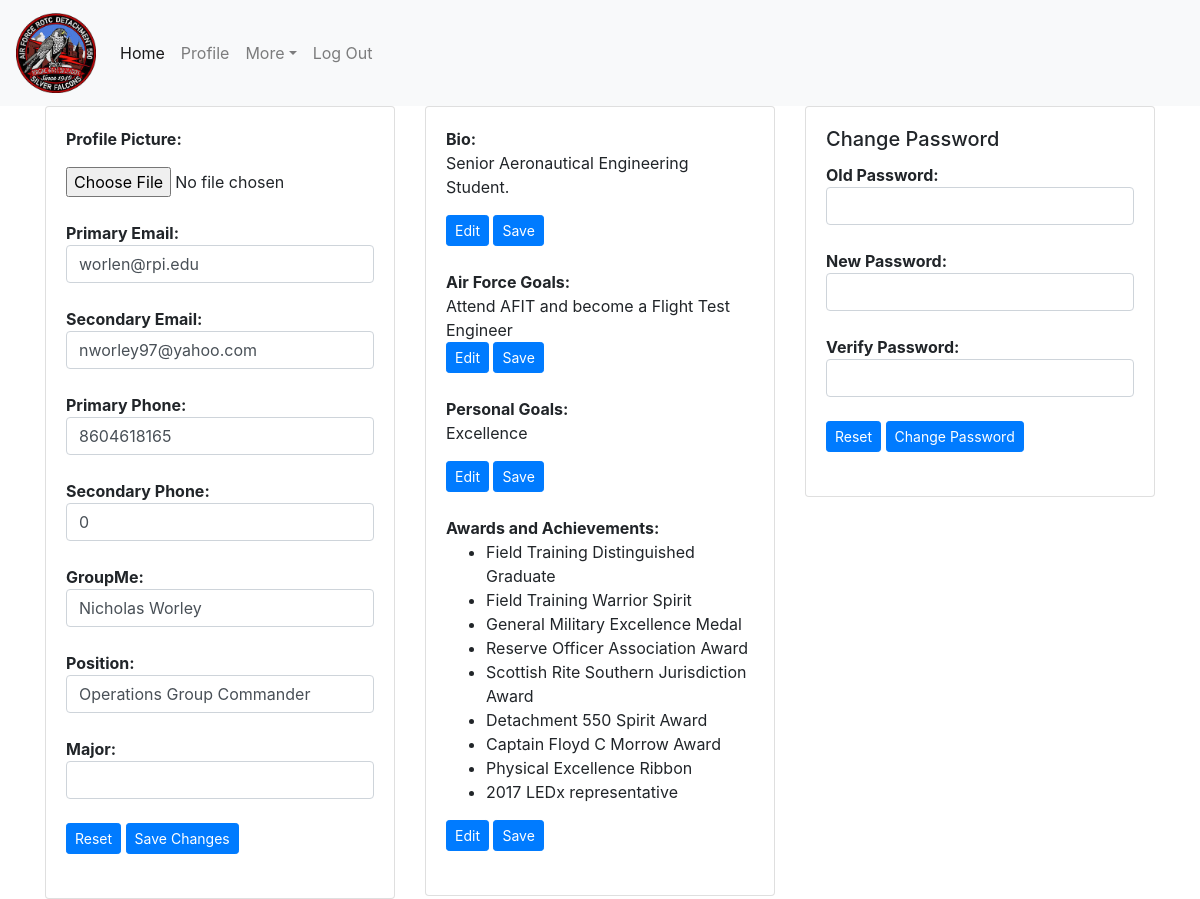
Before: /editprofile.php (signed in) with the older database file.
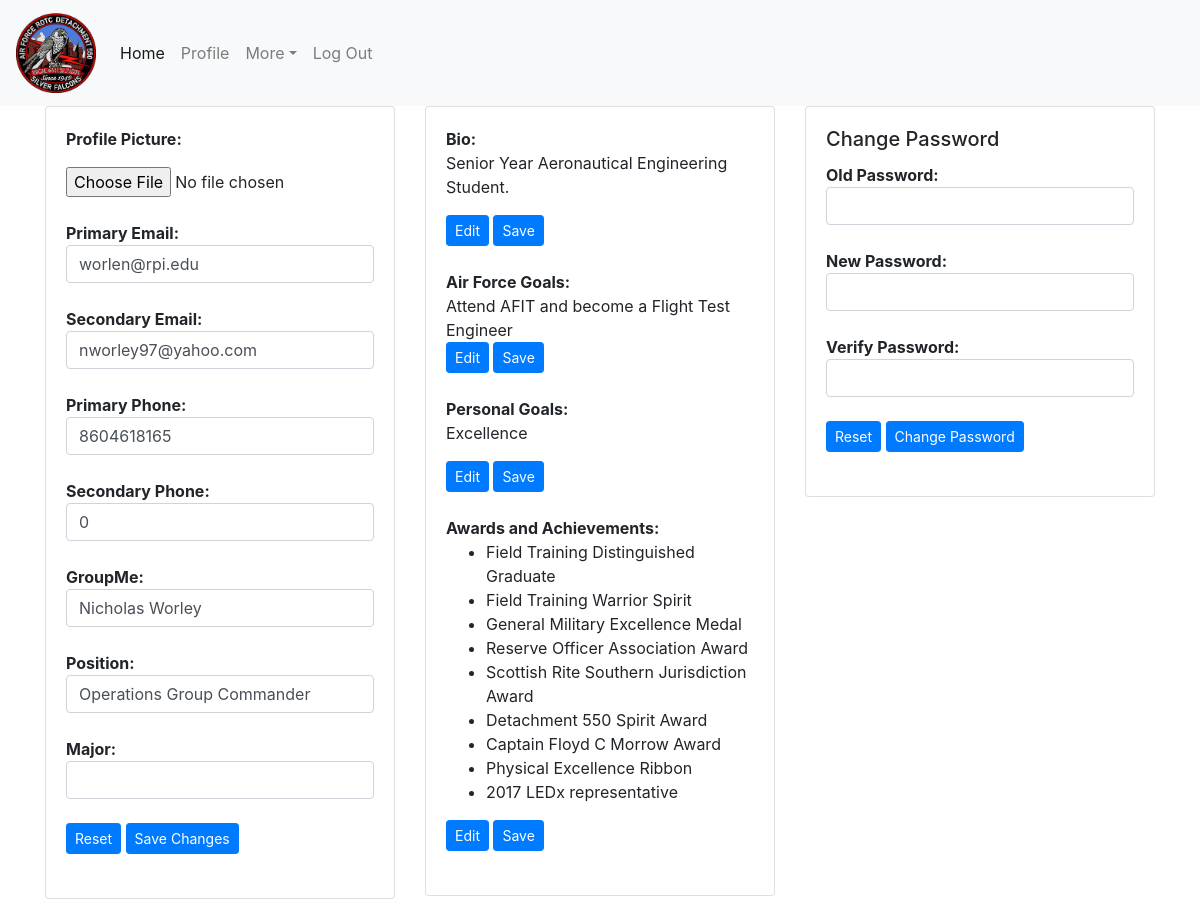
After: the same page with the newer database file.
### tables this page shows
CREATE TABLE `cadet` (
  `firstName` varchar(255) DEFAULT NULL,
  `rank` varchar(10) DEFAULT NULL,
  `rin` int(11) NOT NULL,
  `primaryEmail` varchar(100) DEFAULT NULL,
  `secondaryEmail` varchar(255) DEFAULT NULL,
  `primaryPhone` bigint(15) NOT NULL,
  `secondaryPhone` bigint(15) DEFAULT NULL,
  `password` varchar(255) DEFAULT NULL,
  `bio` text,
  `flight` varchar(20) NOT NULL,
  `position` varchar(100) DEFAULT NULL,
  `groupMe` varchar(50) NOT NULL,
  `AFGoals` text,
  `awards` text,
  `middleName` varchar(255) DEFAULT NULL,
  `lastName` varchar(255) NOT NULL,
  `PGoals` text NOT NULL,
  `admin` tinyint(1) NOT NULL DEFAULT '0',
  `rfid` int(10) DEFAULT NULL,
  `major` varchar(100) DEFAULT NULL
);

### assets/objects/cadet.php (called while the page is built, shortened)
<?php
class cadet {
    var $primEmail;
    var $secEmail;
    var $primPhone;
    var $secPhone;
    var $bio;
    var $position;
    var $groupMe;
    var $PGoals;
    var $AGoals;
    var $awards;
    public function __construct( $rin, $mysqli )
    {
        $sql = "SELECT * FROM cadet WHERE rin = (?)";
        $stmt = $mysqli->prepare($sql);
        if(!($stmt->bind_param( "i", $rin )))
        {
            echo "Prepared statement bind failed!";
        }
        $stmt->execute();
        $result = $stmt->get_result();
        $row = $result->fetch_assoc();
        $this->primEmail = $row['primaryEmail'];
        $this->secEmail = $row['secondaryEmail'];
        $this->primPhone = $row['primaryPhone'];
        $this->secPhone = $row['secondaryPhone'];
        $this->bio = $row['bio'];
        $this->position = $row['position'];
        $this->groupMe = $row['groupMe'];
        $this->AGoals = $row['AFGoals'];
        $this->PGoals = $row['PGoals'];
        $this->awards = $row['awards'];
    }
    function getPrimEmail() {
        return $this->primEmail;
    }
    function getSecEmail() {
        return $this->secEmail;
    }
    function getPrimPhone() {
        return $this->primPhone;
    }
    function getSecPhone() {
        return $this->secPhone;
    }
    function getBio() {
        return $this->bio;
    }
    function getPosition() {
        return $this->position;
    }
    function getGroupMe() {
        return $this->groupMe;
    }
    function getPersonalGoals() {
        return $this->PGoals;
    }
    function getAirForceGoals() {
        return $this->AGoals;
    }
    function getAwards() {
        return $this->awards;
    }
}
?>

### editprofile.php (the view, shortened to what the changed rows need)
<?php
include('./assets/inc/header.php');
?>
<head>
</head>
<div class="container">
  <div class="row">
    <div class="col-4">
      <div class="card">
        <div class="card-body">
          <form action="updateProfile.php" method="post" enctype="multipart/form-data" onsubmit="return validateForm()" name="genInfo">
            <p><strong>Profile Picture: </strong></p><input type="file" placeholder="Enter name here" name="file"><br><br>
            <div>
                <strong>Primary Email:</strong><br>
                <input class="form-control" id="pemail" type="text" name="pemail" size="30" value="<?php echo $cadet->getPrimEmail() ?>"/>
            </div><br>
            <div>
                <strong>Secondary Email:</strong><br>
                <input class="form-control" type="text" name="semail" size="30" value="<?php echo $cadet->getSecEmail() ?>"/>
            </div><br>
            <div>
                <strong>Primary Phone:</strong><br>
                <input class="form-control" id="pphone" type="text" name="pphone" size="30" value="<?php echo $cadet->getPrimPhone() ?>"/>
            </div><br>
            <div>
                <strong>Secondary Phone:</strong><br>
                <input class="form-control" type="text" name="sphone" size="30" value="<?php echo $cadet->getSecPhone() ?>"/>
            </div><br>
            <div>
                <strong>GroupMe:</strong><br>
                <input class="form-control" type="text" name="groupme" size="30" value="<?php echo $cadet->getGroupMe() ?>"/>
            </div><br>
            <div>
                <strong>Position:</strong><br>
                <input class="form-control"type="text" name="position" size="30" value="<?php echo $cadet->getPosition() ?>"/>
            </div><br>
            <br>
        </form><br>
      </div>
    </div>
  </div>
    <div class="col-4">
      <div class="card">
        <div class="card-body">
          <strong>Bio: </strong>
          <div class="cadetBio"><?php echo $cadet->getBio(); ?></div>
          <button id="edit" class="btn btn-sm btn-primary" onclick="editBio()" type="button">Edit</button>
          <button id="save" class="btn btn-sm btn-primary" onclick="saveBio()" type="button">Save</button><br><br>
          <strong>Air Force Goals: </strong>
          <div class="afGoals"><?php echo $cadet->getAirForceGoals(); ?></div>
          <button id="edit" class="btn btn-sm btn-primary" onclick="editAFG()" type="button">Edit</button>
          <button id="save" class="btn btn-sm btn-primary" onclick="saveAFG()" type="button">Save</button><br><br>
          <strong>Personal Goals: </strong>
          <div class="pGoals"><?php echo $cadet->getPersonalGoals(); ?></div>
          <button id="edit" class="btn btn-sm btn-primary" onclick="editPG()" type="button">Edit</button>
          <button id="save" class="btn btn-sm btn-primary" onclick="savePG()" type="button">Save</button><br><br>
          <strong>Awards and Achievements: </strong>
          <div class="awards"><?php echo $cadet->getAwards() ?></div>
          <button id="edit" class="btn btn-sm btn-primary" onclick="editAA()" type="button">Edit</button>
          <button id="save" class="btn btn-sm btn-primary" onclick="saveAA()" type="button">Save</button><br><br>
        </div>
      </div>
    </div>
  </div>
</div>

Changed rows visible on the page:
changed cadet "Attend AFIT and become a Flight Test Engineer": bio "Senior Aeronautical Engineering Student." → "Senior Year Aeronautical Engineering Student."
